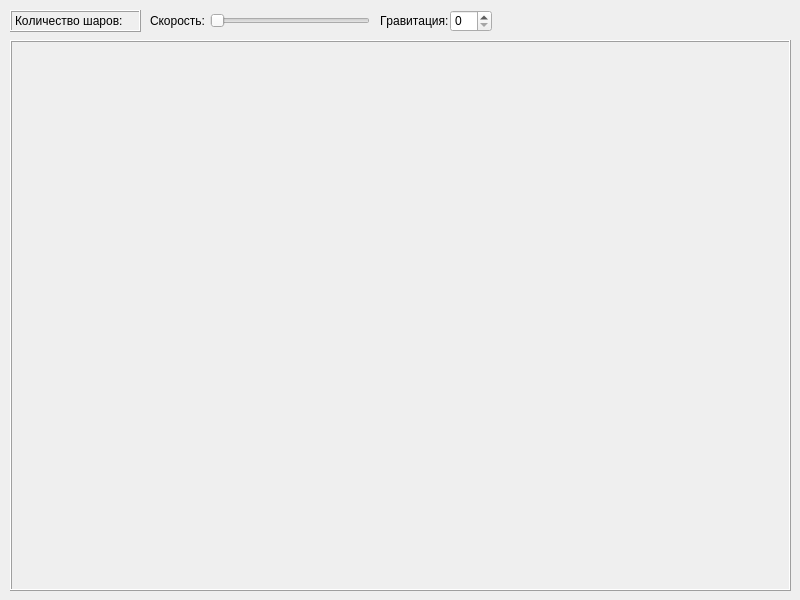
<?xml version="1.0" encoding="UTF-8"?>
<ui version="4.0">
 <class>MainWindow</class>
 <widget class="QMainWindow" name="MainWindow">
  <property name="geometry">
   <rect>
    <x>0</x>
    <y>0</y>
    <width>800</width>
    <height>600</height>
   </rect>
  </property>
  <property name="font">
   <font>
    <weight>50</weight>
    <bold>false</bold>
    <kerning>false</kerning>
   </font>
  </property>
  <property name="windowTitle">
   <string>Прыгающие мячики</string>
  </property>
  <widget class="QWidget" name="centralwidget">
   <widget class="QLabel" name="PaintBox">
    <property name="geometry">
     <rect>
      <x>10</x>
      <y>40</y>
      <width>781</width>
      <height>551</height>
     </rect>
    </property>
    <property name="sizePolicy">
     <sizepolicy hsizetype="Maximum" vsizetype="Preferred">
      <horstretch>0</horstretch>
      <verstretch>0</verstretch>
     </sizepolicy>
    </property>
    <property name="font">
     <font>
      <italic>false</italic>
     </font>
    </property>
    <property name="frameShape">
     <enum>QFrame::Box</enum>
    </property>
    <property name="frameShadow">
     <enum>QFrame::Raised</enum>
    </property>
    <property name="text">
     <string/>
    </property>
    <property name="alignment">
     <set>Qt::AlignCenter</set>
    </property>
   </widget>
   <widget class="QLabel" name="NumLabel">
    <property name="geometry">
     <rect>
      <x>10</x>
      <y>10</y>
      <width>131</width>
      <height>22</height>
     </rect>
    </property>
    <property name="font">
     <font>
      <weight>50</weight>
      <bold>false</bold>
     </font>
    </property>
    <property name="frameShape">
     <enum>QFrame::Box</enum>
    </property>
    <property name="frameShadow">
     <enum>QFrame::Raised</enum>
    </property>
    <property name="text">
     <string>Количество шаров:</string>
    </property>
    <property name="textFormat">
     <enum>Qt::RichText</enum>
    </property>
   </widget>
   <widget class="QSlider" name="SpeedSlider">
    <property name="geometry">
     <rect>
      <x>210</x>
      <y>10</y>
      <width>160</width>
      <height>22</height>
     </rect>
    </property>
    <property name="minimum">
     <number>1</number>
    </property>
    <property name="maximum">
     <number>100</number>
    </property>
    <property name="sliderPosition">
     <number>1</number>
    </property>
    <property name="orientation">
     <enum>Qt::Horizontal</enum>
    </property>
    <property name="tickPosition">
     <enum>QSlider::NoTicks</enum>
    </property>
    <property name="tickInterval">
     <number>0</number>
    </property>
   </widget>
   <widget class="QLabel" name="SpeedLabel">
    <property name="geometry">
     <rect>
      <x>150</x>
      <y>10</y>
      <width>61</width>
      <height>22</height>
     </rect>
    </property>
    <property name="font">
     <font>
      <weight>50</weight>
      <bold>false</bold>
     </font>
    </property>
    <property name="frameShape">
     <enum>QFrame::NoFrame</enum>
    </property>
    <property name="frameShadow">
     <enum>QFrame::Raised</enum>
    </property>
    <property name="text">
     <string>Скорость:</string>
    </property>
    <property name="textFormat">
     <enum>Qt::RichText</enum>
    </property>
   </widget>
   <widget class="QSpinBox" name="GravBox">
    <property name="geometry">
     <rect>
      <x>450</x>
      <y>10</y>
      <width>42</width>
      <height>22</height>
     </rect>
    </property>
    <property name="wrapping">
     <bool>false</bool>
    </property>
    <property name="frame">
     <bool>true</bool>
    </property>
    <property name="buttonSymbols">
     <enum>QAbstractSpinBox::UpDownArrows</enum>
    </property>
    <property name="maximum">
     <number>300</number>
    </property>
    <property name="singleStep">
     <number>10</number>
    </property>
    <property name="displayIntegerBase">
     <number>10</number>
    </property>
   </widget>
   <widget class="QLabel" name="GravLabel">
    <property name="geometry">
     <rect>
      <x>380</x>
      <y>10</y>
      <width>71</width>
      <height>22</height>
     </rect>
    </property>
    <property name="font">
     <font>
      <weight>50</weight>
      <bold>false</bold>
     </font>
    </property>
    <property name="frameShape">
     <enum>QFrame::NoFrame</enum>
    </property>
    <property name="frameShadow">
     <enum>QFrame::Raised</enum>
    </property>
    <property name="text">
     <string>Гравитация:</string>
    </property>
    <property name="textFormat">
     <enum>Qt::RichText</enum>
    </property>
   </widget>
  </widget>
 </widget>
 <resources/>
 <connections/>
</ui>
